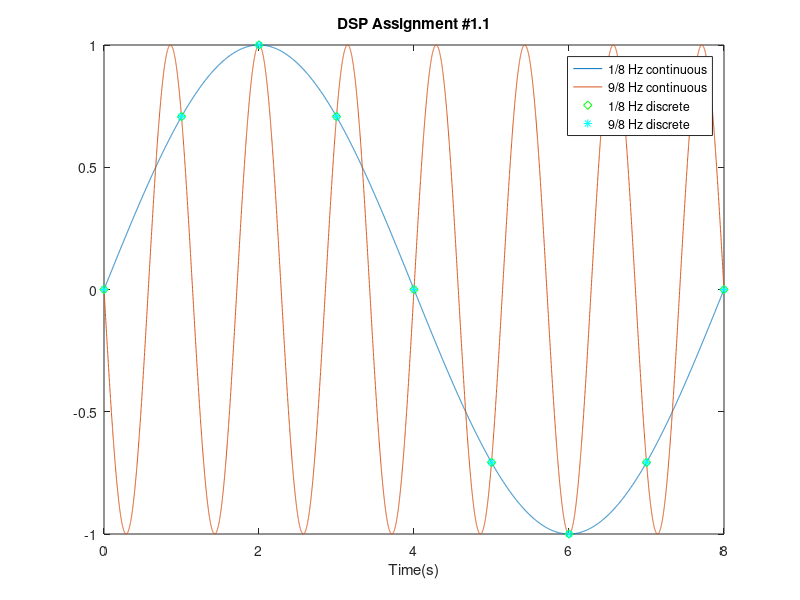
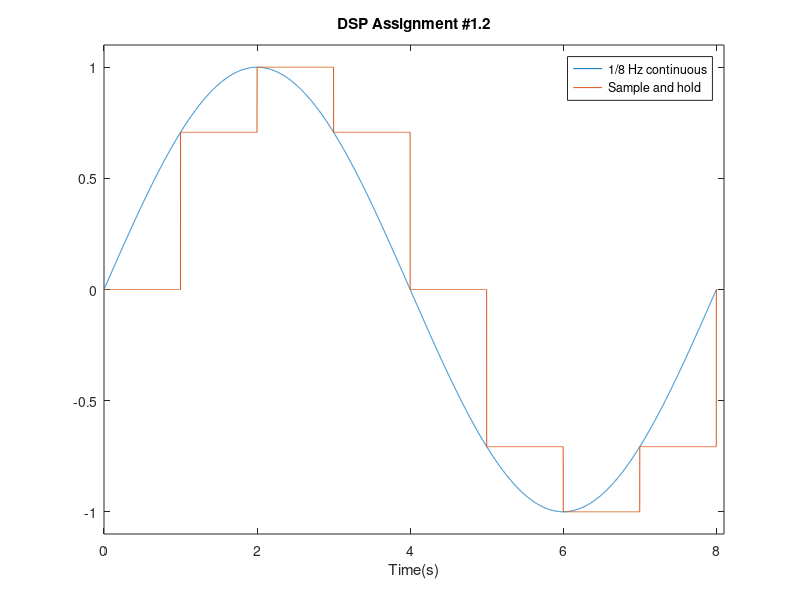
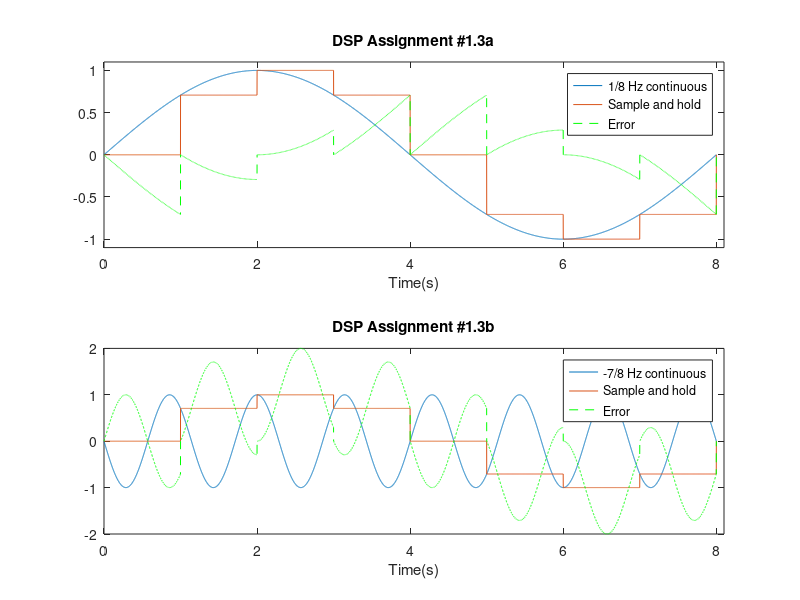

Recreate these plots in MATLAB, in order.
clc;clear;close all;
 
 
%%Constants
 
fs = 1;  
cont_time = 0:1/1000:8;
disc_time = 0:1/fs:8; %based on the sample rate;
f1 = 1/8;
f2 = -7/8;
 
 
%%signals
sig1_cont  = sin(2*pi*f1*cont_time);
sig2_cont  = sin(2*pi*f2*cont_time);
sig1_disc  = sin(2*pi*f1*disc_time);
sig2_disc  = sin(2*pi*f2*disc_time);
samp_hold1 = sin(2*pi*f1*floor(cont_time));
samp_hold2 = sin(2*pi*f2*floor(cont_time));

 
 
error_1 = samp_hold1 - sig1_cont;
error_2 = samp_hold2 - sig2_cont;
error_rate1 = mean(abs(error_1))
error_rate2 = mean(abs(error_2))
 
 
 
%%Plotting 
figure (1)
plot (cont_time, sig1_cont)
hold on;
plot (cont_time, sig2_cont)
hold on;
plot (disc_time, sig1_disc,'gd');
hold on;
plot (disc_time, sig2_disc,'c*');
legend('1/8 Hz continuous','9/8 Hz continuous','1/8 Hz discrete', '9/8 Hz discrete');
 
title ('DSP Assignment #1.1');
xlabel ('Time(s)');
 
figure (2);
plot (cont_time, sig1_cont);
hold on;
plot (cont_time,samp_hold1);
legend ('1/8 Hz continuous','Sample and hold');
ylim ([-1.1 1.1]);
xlim ([0 8.1]);
xlabel ('Time(s)');
title ('DSP Assignment #1.2');
 
 
figure (3);
subplot (2,1,1);
plot (cont_time, sig1_cont);
hold on;
plot (cont_time,samp_hold1);
hold on;
plot (cont_time,error_1,'g--');
 
ylim ([-1.1 1.1]);
xlim ([0 8.1]);
legend ('1/8 Hz continuous','Sample and hold','Error');
xlabel ('Time(s)');
title ('DSP Assignment #1.3a');
 
 
subplot (2,1,2);
plot (cont_time, sig2_cont);
hold on;
plot (cont_time,samp_hold2);
hold on;
plot (cont_time,error_2,'g--');
%ylim ([-1.1 1.1]);
xlim ([0 8.1]);
legend ('-7/8 Hz continuous','Sample and hold','Error');
xlabel ('Time(s)');
title ('DSP Assignment #1.3b');
 
